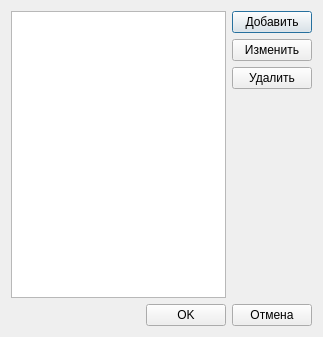
<?xml version="1.0" encoding="UTF-8"?>
<ui version="4.0">
 <class>Dialog</class>
 <widget class="QDialog" name="Dialog">
  <property name="geometry">
   <rect>
    <x>0</x>
    <y>0</y>
    <width>323</width>
    <height>337</height>
   </rect>
  </property>
  <property name="windowTitle">
   <string>Dialog</string>
  </property>
  <layout class="QVBoxLayout" name="verticalLayout_2">
   <item>
    <layout class="QHBoxLayout" name="horizontalLayout">
     <item>
      <widget class="QListWidget" name="listWidget">
       <property name="dragEnabled">
        <bool>false</bool>
       </property>
       <property name="dragDropMode">
        <enum>QAbstractItemView::NoDragDrop</enum>
       </property>
       <property name="defaultDropAction">
        <enum>Qt::IgnoreAction</enum>
       </property>
      </widget>
     </item>
     <item>
      <layout class="QVBoxLayout" name="verticalLayout">
       <item>
        <widget class="QPushButton" name="addButton">
         <property name="text">
          <string>Добавить</string>
         </property>
        </widget>
       </item>
       <item>
        <widget class="QPushButton" name="changeButton">
         <property name="text">
          <string>Изменить</string>
         </property>
        </widget>
       </item>
       <item>
        <widget class="QPushButton" name="deleteButton">
         <property name="text">
          <string>Удалить</string>
         </property>
        </widget>
       </item>
       <item>
        <spacer name="verticalSpacer">
         <property name="orientation">
          <enum>Qt::Vertical</enum>
         </property>
         <property name="sizeHint" stdset="0">
          <size>
           <width>20</width>
           <height>40</height>
          </size>
         </property>
        </spacer>
       </item>
      </layout>
     </item>
    </layout>
   </item>
   <item>
    <layout class="QHBoxLayout" name="horizontalLayout_3">
     <item>
      <spacer name="horizontalSpacer">
       <property name="orientation">
        <enum>Qt::Horizontal</enum>
       </property>
       <property name="sizeHint" stdset="0">
        <size>
         <width>40</width>
         <height>20</height>
        </size>
       </property>
      </spacer>
     </item>
     <item>
      <widget class="QPushButton" name="okButton">
       <property name="text">
        <string>OK</string>
       </property>
      </widget>
     </item>
     <item>
      <widget class="QPushButton" name="resetButton">
       <property name="text">
        <string>Отмена</string>
       </property>
      </widget>
     </item>
    </layout>
   </item>
  </layout>
 </widget>
 <resources/>
 <connections/>
</ui>
